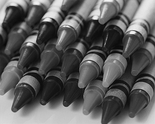
%> input picture HW2_image_processing_in_matlab/P2_demosaicing/P2-crayons-raw.bmp, 155 x 124 px, shrunk from 600 x 480 before the run; the run also reads 1 picture not shown here
$ octave main_P2.m   (GNU Octave 9; MATLAB toolbox functions it lacks are replaced by stand-ins)
%> lines starting %> are read from the running program, lines starting %| are printed output that depends on the picture; pictures that were not available may be replaced by others from this repository, and a replacement may not be noted
%> further down, Icrayons is the input picture: size 124x155 uint8; min 2, max 248, mean 92.4
### HW2_image_processing_in_matlab/P2_demosaicing/mydemosaic.m
function J = mydemosaic( I )
%% outputs uint8 image
I = im2double(I);

imgSize = size(I);
%> imgSize = [124 155]

R = zeros(imgSize(1), imgSize(2));
G = zeros(imgSize(1), imgSize(2));
B = zeros(imgSize(1), imgSize(2));

%% seperating the RGB components from origonal
R(1:2:imgSize(1), 1:2:imgSize(2)) = I(1:2:imgSize(1), 1:2:imgSize(2));
G(1:2:imgSize(1), 2:2:imgSize(2)) = I(1:2:imgSize(1), 2:2:imgSize(2));
G(2:2:imgSize(1), 1:2:imgSize(2)) = I(2:2:imgSize(1), 1:2:imgSize(2));
B(2:2:imgSize(1), 2:2:imgSize(2)) = I(2:2:imgSize(1), 2:2:imgSize(2));

%% 5x5 filters
% red filters
FR1 = [1 0 1
       0 0 0
       1 0 1]/4;
FR2 = [0 1 0
       0 0 0
       0 1 0]/2;
FR3 = [0 0 0
       1 0 1
       0 0 0]/2;

% green filters
FG1 = [0 1 0
       0 0 0
       0 1 0]/4;
FG2 = [0 0 0
       1 0 1
       0 0 0]/4;

% blue filters
FB1 = [1 0 1
       0 0 0
       1 0 1]/4;
FB2 = [0 1 0
       0 0 0
       0 1 0]/2;
FB3 = [0 0 0
       1 0 1
       0 0 0]/2;

%% filtering & combining
% red
RF1 = imfilter(R, FR1);
RF2 = imfilter(R, FR2);
RF3 = imfilter(R, FR3);

RFF = R + RF1 + RF2 + RF3;

% green
GF1 = imfilter(G, FG1);
GF2 = imfilter(G, FG2);

GFF = G + GF1 + GF2;

% blue
BF1 = imfilter(B, FB1);
BF2 = imfilter(B, FB2);
BF3 = imfilter(B, FB3);


BFF  = B + BF1 + BF2 + BF3;

img_out(:,:,1) = RFF;
img_out(:,:,2) = GFF;
img_out(:,:,3) = BFF;

J = im2uint8(img_out);
end

### HW2_image_processing_in_matlab/P2_demosaicing/main_P2.m
clear, clc
%% Problem #2 Demosaicing

% Crayons image
Icrayons = imread('P2-crayons-raw.bmp');
Jcrayons = mydemosaic(Icrayons);

%figure; imshow(Icrayons)
%figure; imshow(Jcrayons)

%imwrite(Jcrayons, 'P2-crayons-demosaic.jpg', 'jpg');

% union image
Iunion = imread('P2-union-raw.bmp');
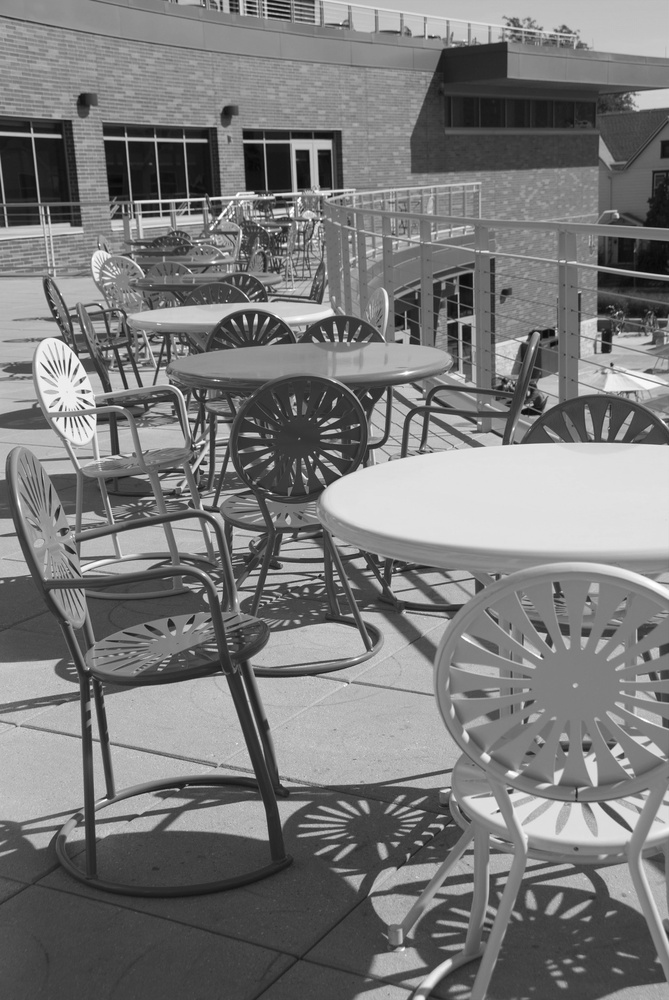
%> input picture HW2_image_processing_in_matlab/P2_demosaicing/P2-union-raw.jpg, 669 x 1000 px, shrunk from 2592 x 3872 before the run, given in place of P2-union-raw.bmp, which was not available
%> Iunion is the input picture: size 1000x669 uint8; min 6, max 255, mean 121.5
Junion = mydemosaic(Iunion);
%> in mydemosaic (call 2), `G(2:2:imgSize(1), 1:2:imgSize(2)) = I(2:2:imgSize(1), 1:2:imgSize(2));`:
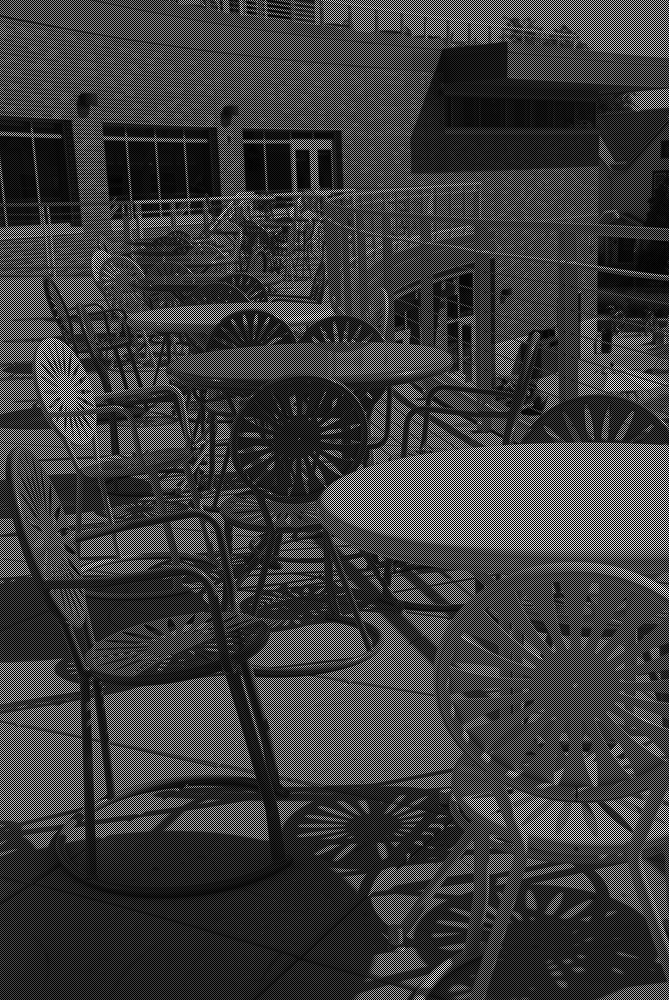
%> G: size 1000x669 double; min 0, max 1, mean 0.238
%> in mydemosaic (call 2), `GF1 = imfilter(G, FG1);`:
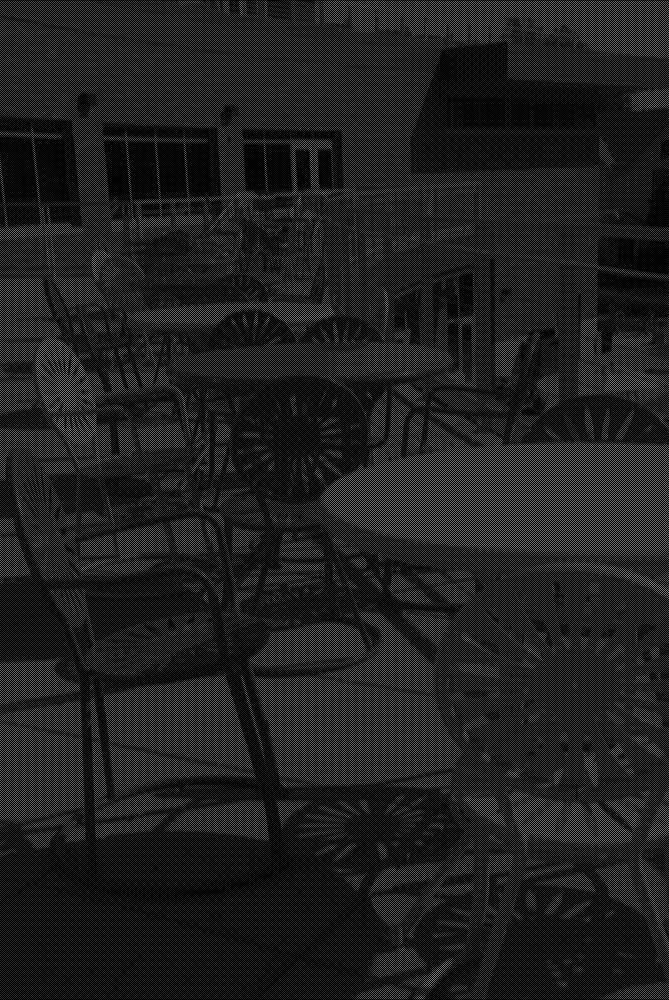
%> GF1: size 1000x669 double; min 0, max 0.498, mean 0.119

%figure; imshow(Iunion)
%figure; imshow(Junion)

%imwrite(Junion, 'P2-union-demosaic.jpg', 'jpg');


%% Error
% done using double values

% Crayons error
camCrayons = imread('P2-crayons.jpg');
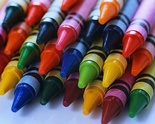
%> input picture HW2_image_processing_in_matlab/P2_demosaicing/P2-crayons.jpg, 155 x 124 px, shrunk from 600 x 480 before the run
%> camCrayons is the input picture: size 124x155x3 uint8; mean R, G, B 109.2, 86.5, 87.5
camCrayons = im2double(camCrayons);
%> camCrayons: size 124x155x3 double
Jcrayons = im2double(Jcrayons);

JR = Jcrayons(:,:,1);
JG = Jcrayons(:,:,2);
JB = Jcrayons(:,:,3);
CamR = camCrayons(:,:,1);
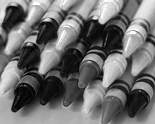
%> CamR: size 124x155 double; min 0, max 1, mean 0.428
CamG = camCrayons(:,:,2);
CamB = camCrayons(:,:,3);
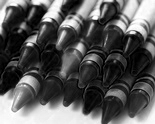
%> CamB: size 124x155 double; min 0, max 1, mean 0.343

errorCrayons(:,:) = (CamR(:,:) - JR(:,:)).^2 + (CamG(:,:) - JG(:,:)).^2 +(CamB(:,:) - JB(:,:)).^2;
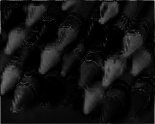
%> errorCrayons: size 124x155 double; min 0, max 0.708, mean 0.0739
errorCrayons = im2uint8(errorCrayons);

%figure; imshow(errorCrayons)
%imwrite(errorCrayons, 'P2-crayons-error.jpg', 'jpg');


% union error
camUnion = imread('P2-union.jpg');
camUnion = imrotate(camUnion, 90);
camUnion = im2double(camUnion);
Junion = im2double(Junion);

JR = Junion(:,:,1);
JG = Junion(:,:,2);
JB = Junion(:,:,3);
CamR = camUnion(:,:,1);
CamG = camUnion(:,:,2);
CamB = camUnion(:,:,3);

errorUnion(:,:) = (CamR(:,:) - JR(:,:)).^2 + (CamG(:,:) - JG(:,:)).^2 +(CamB(:,:) - JB(:,:)).^2;
errorUnion = im2uint8(errorUnion);

%figure; imshow(errorUnion)
%imwrite(errorUnion, 'P2-union-error.jpg', 'jpg');
